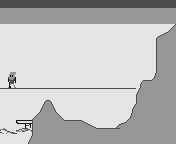

This is a level from a 2D game, rendered from its Tiled map with the project's own tilesets. A one-line summary and the complete map file follow:
An orthogonal 22x18 tile map with 8x8 px tiles, 1 tile layer (terrain), 2 tilesets and 12 objects (origin, tee_off, heightmap_contour).

<map version="1.10" tiledversion="1.10.2" orientation="orthogonal" renderorder="right-down" width="22" height="18" tilewidth="8" tileheight="8" infinite="0" nextlayerid="11" nextobjectid="60">
 <editorsettings>
  <export format="csv" />
 </editorsettings>
 <tileset firstgid="1" source="terrain.tsx" />
 <tileset firstgid="129" source="buildings.tsx" />
 <layer id="1" name="terrain" class="bg" width="22" height="18">
  <properties>
   <property name="gigantgolf_layer" value="bg" />
  </properties>
  <data encoding="csv">
126,126,126,126,126,126,126,126,126,126,126,126,126,126,126,126,126,126,126,126,126,126,
127,127,127,127,127,127,127,127,127,127,127,127,127,127,127,127,127,127,127,127,127,127,
127,127,127,127,127,127,127,127,127,127,127,127,127,127,127,127,127,127,127,127,127,127,
128,128,128,128,128,128,128,128,128,128,128,128,128,128,128,128,128,128,128,128,128,6,
128,128,128,128,128,128,128,128,128,128,128,128,128,128,128,128,128,128,128,15,2,127,
128,128,128,128,128,128,128,128,128,128,128,128,128,128,128,128,128,128,128,8,127,127,
128,128,128,128,128,128,128,128,128,128,128,128,128,128,128,128,128,128,128,8,127,127,
128,128,128,128,128,128,128,128,128,128,128,128,128,128,128,128,128,128,128,8,127,127,
128,128,128,128,128,128,128,128,128,128,128,128,128,128,128,128,128,128,128,8,127,127,
128,69,128,128,128,128,128,128,128,128,128,128,128,128,128,128,128,128,128,58,127,127,
128,85,128,128,128,128,128,128,128,128,128,128,128,128,128,128,128,71,3,127,127,127,
82,82,82,82,82,82,82,82,82,82,82,82,82,82,82,82,82,25,127,127,127,127,
128,128,128,128,128,15,16,128,128,128,128,128,128,128,128,128,128,24,127,127,127,127,
128,128,128,128,128,25,28,128,128,128,128,128,128,128,128,128,42,127,127,127,127,127,
128,128,128,128,6,127,127,7,128,128,128,128,128,128,128,128,58,127,127,127,127,127,
128,128,49,55,24,127,127,127,3,3,4,5,128,128,73,34,127,127,127,127,127,127,
100,101,114,115,24,127,127,127,127,127,127,127,3,3,3,127,127,127,127,127,127,127,
128,128,128,9,127,127,127,127,127,127,127,127,127,127,127,127,127,127,127,127,127,127
</data>
 </layer>
 <objectgroup id="2" name="obj" class="obj">
  <object id="1" x="0" y="0" width="160" height="144" visible="0" />
  <object id="13" name="origin" x="0" y="0">
   <point />
  </object>
  <object id="28" template="tx/tee_off.tx" type="tee_off" x="12" y="88" />
 </objectgroup>
 <objectgroup id="9" name="things">
  <object id="35" gid="132" x="43" y="102" width="8" height="8" />
  <object id="38" gid="129" x="94" y="128" width="8" height="8" />
  <object id="40" gid="132" x="142" y="80" width="8" height="8" />
  <object id="42" gid="141" x="110" y="128" width="8" height="8" />
  <object id="45" gid="157" x="150" y="38" width="8" height="8" />
  <object id="50" gid="138" x="103" y="128" width="8" height="8" />
  <object id="51" gid="135" x="73" y="120" width="8" height="8" />
  <object id="52" gid="135" x="64" y="120" width="8" height="8" />
 </objectgroup>
 <objectgroup color="#d8577e" id="8" name="collision">
  <object id="30" type="heightmap_contour" x="8" y="144">
   <polyline points="-16,25 8,15 8,-24 24,-24 24,-25 31,-32 36,-42 40,-45 44,-42 49,-32 56,-25 56,-24 74,-24 90,-16 110,-16 111,-20 118,-21 123,-27 124,-34 128,-42 128,-50 132,-56 134,-61 138,-64 142,-64 145,-65 148,-71 148,-106 152,-107 168,-121" />
  </object>
 </objectgroup>
</map>
